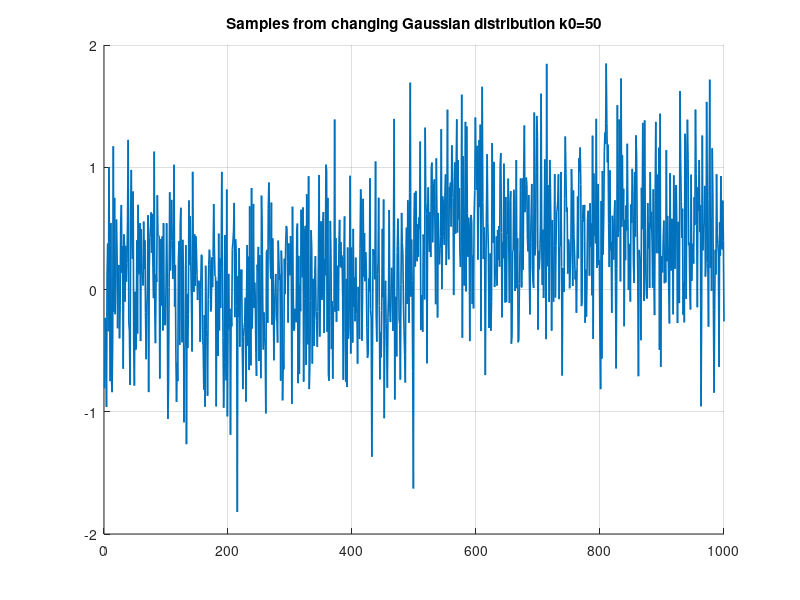
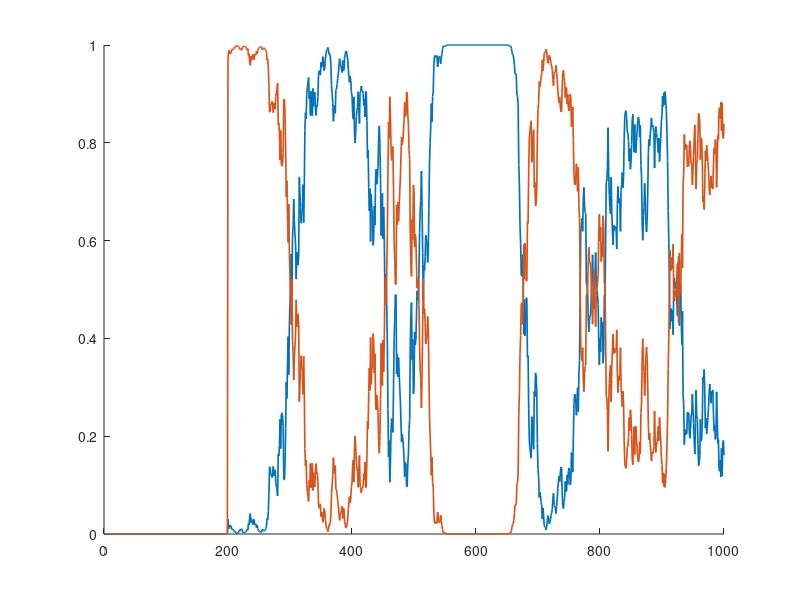

Source code (MATLAB) for these figures, in order: (Note: this script raises an error after producing the figures.)
close all
clear all
%% DISTRIBUTIONS

% healthy Gaussian
mu_0 = 0;
sigma = 0.5;

% mean change for faulty system
mu_1 = 0.5;


%% SIMULATION PARAMETERS

N = 1000;        % nr of discrete steps
k0 = N - 0.5*N;  % discrete instance at which fault occurs


%% DETECTOR SETTINGS

%%% detector = 0 (no detection), 
% = 1 (deterministic -> limit check), 
% = 2 (simple prob -> one-sample t-test),
% = 22 (simple prob -> moving window t-test),
% = 3 (adv. prob -> CUSUM)

detector = 22;


%% LIMIT CHECK

x_upper = 1.5;
x_lower = -x_upper;


%% SIMPLE PROBABILISTIC

alpha = 0.05;  % false alarm rate
N0 = 100;      % size of first sliding window
N1 = 100;      % size of second sliding window


%% ADVANCED PROBABILISTIC

h = 15;  % threshold
mu_1_t = 1;


%% SPACE ALLOCATION

x = zeros(N, 1);
mu_est = zeros(N,1);
var_est = zeros(N,1);
sigma_est = zeros(N,1);
t = zeros(N,1);
p_upper = zeros(N,1);
p_lower = zeros(N,1);

mu_0_est = zeros(N0,1);
mu_1_est = zeros(N0,1);
var_0_est = zeros(N1,1);
var_1_est = zeros(N1,1);

s = zeros(N,1);
S = zeros(N,1);
m = zeros(N,1);
g = zeros(N,1);

s_ideal = zeros(N,1);
S_ideal = zeros(N,1);
m_ideal = zeros(N,1);
g_ideal = zeros(N,1);


%% SIMULATION

rng('default')
rng(2)

for k=1:N
    % generate Gaussian samples
    if k < k0
        x(k) = normrnd(mu_0, sigma);
    elseif k >= k0
        x(k) = normrnd(mu_1, sigma);
    end

    if detector == 2
        % adjust estimation of mean and variance at every step
        if k == 1
            mu_est(k) = x(k);
            var_est(k) = x(k)^2;
        elseif k > 1
            mu_est(k) = mu_est(k-1) + 1/k*( x(k) - mu_est(k-1) );
            var_est(k) = ( k - 2 )/( k - 1 )*var_est(k-1) + 1/k*( x(k) - mu_est(k-1) )^2;
        end
        sigma_est(k) = sqrt(var_est(k));

        if k < k0
            t(k) = ( mu_est(k) - mu_0 )/( sigma_est(k) / sqrt(N) );
        elseif k >= k0
            t(k) = ( mu_est(k) - mu_1 )/( sigma_est(k) / sqrt(N) );
        end
     
        p_lower(k) = tcdf(t(k), k-1);
        p_upper(k) = tcdf(t(k), k-1, "upper");
        % if minimum p-value <= alpha/2 -> change detected
    end

    if detector == 22
        % start sliding window when enough samples are available
        if k >= N0 + N1
    
            for n0=1:N0
                m = k - N0 - N1 + n0;
                if n0 == 1
                    mu_0_est(n0) = x(m);
                    var_0_est(n0) = x(m)^2;
                elseif n0 > 1       
                    mu_0_est(n0) = mu_0_est(n0-1) + 1/n0*( x(m) - mu_0_est(n0-1) );
                    var_0_est(n0) = ( n0 - 2 )/( n0 - 1 )*var_0_est(n0-1) + 1/n0*( x(n0) - mu_0_est(n0-1) )^2;
                end
            end
    
            for n1=1:N1
                p = k - N1 + n1;
                if n1 == 1
                    mu_1_est(n1) = x(p);
                    var_1_est(n1) = x(p)^2;
                elseif n1 > 1
                    mu_1_est(n1) = mu_1_est(n1-1) + 1/n1*( x(p) - mu_1_est(n1-1) );
                    var_1_est(n1) = ( n1 - 2 )/( n1 - 1 )*var_1_est(n1-1) + 1/n1*( x(n1) - mu_1_est(n1-1) )^2;
                end
            end
    
            t(k) = ( mu_0_est(n0) - mu_1_est(n1) )/sqrt( (N0 - 1)*var_0_est(n0) + (N1 - 1)*var_1_est(n1) ) * sqrt( ( N0*N1*( N0 + N1 - 2 ) )/( N0 + N1 ) );
            p_lower(k) = tcdf(t(k), N0+N1-1);
            p_upper(k) = tcdf(t(k), N0+N1-1, "upper");

        end

    end

    if detector == 3
        % assume mu_0, sigma are known from healthy Gaussian distribution
        s(k) = ( mu_1_t - mu_0 )/sigma^2 * ( x(k) - ( mu_0 + mu_1_t )/2 );
        s_ideal(k) = ( mu_1 - mu_0 )/sigma^2 * ( x(k) - ( mu_0 + mu_1 )/2 );

        if k == 1
            S(k) = s(k);
            S_ideal(k) = s_ideal(k);
        elseif k > 1
            S(k) = S(k-1) + s(k);
            S_ideal(k) = S_ideal(k-1) + s_ideal(k);
        end
        m(k) = min(S);
        m_ideal(k) = min(S_ideal);
        g(k) = S(k) - m(k);
        g_ideal(k) = S_ideal(k) - m_ideal(k);
    end
end


%% PLOTS

K = 1:N;

lw = 1.2;

figure
hold on
plot(K, x, "LineWidth", lw)
title("Samples from changing Gaussian distribution k0=50")
if detector == 1
    yline(x_upper, 'k', "LineWidth", lw-0.2)
    yline(x_lower, 'k', "LineWidth", lw-0.2)
    title("Samples from changing Gaussian distribution with limit check")
    legend("samples", "upper limit", "lower limit", "location", "northwest")
end
grid

if detector == 2
    plot(K, mu_est, "LineWidth", lw)
    plot(K, sigma_est, "LineWidth", lw)
    legend("samples", "\mu est", "\sigma est", "location", "northwest")

    figure
    hold on
    plot(K, p_upper, "LineWidth", lw)
    plot(K, p_lower, "LineWidth", lw)
    yline(alpha/2, 'k', "LineWidth", lw-0.2)
    legend("upper p-value", "lower p-value", "\alpha/2")
    title("p-value fault detection")
    grid
end

if detector == 22
    figure
    hold on
    plot(K, p_upper, "LineWidth", lw)
    plot(K, p_lower, "LineWidth", lw)
    yline(alpha/2, 'k', "LineWidth", lw-0.2)
    legend("upper p-value", "lower p-value", "\alpha/2")
    title("p-value fault detection")
    grid
end

if detector == 3
    figure
    hold on
    plot(K, g_ideal, "LineWidth", lw)
    plot(K, g, "LineWidth", lw)
    yline(h, 'k', "LineWidth", lw-0.2)
    legend("actual \mu_1", "tuned \mu_1", "fault threshold", "location", "northwest")
    title("CUSUM fault detection")
    grid
end